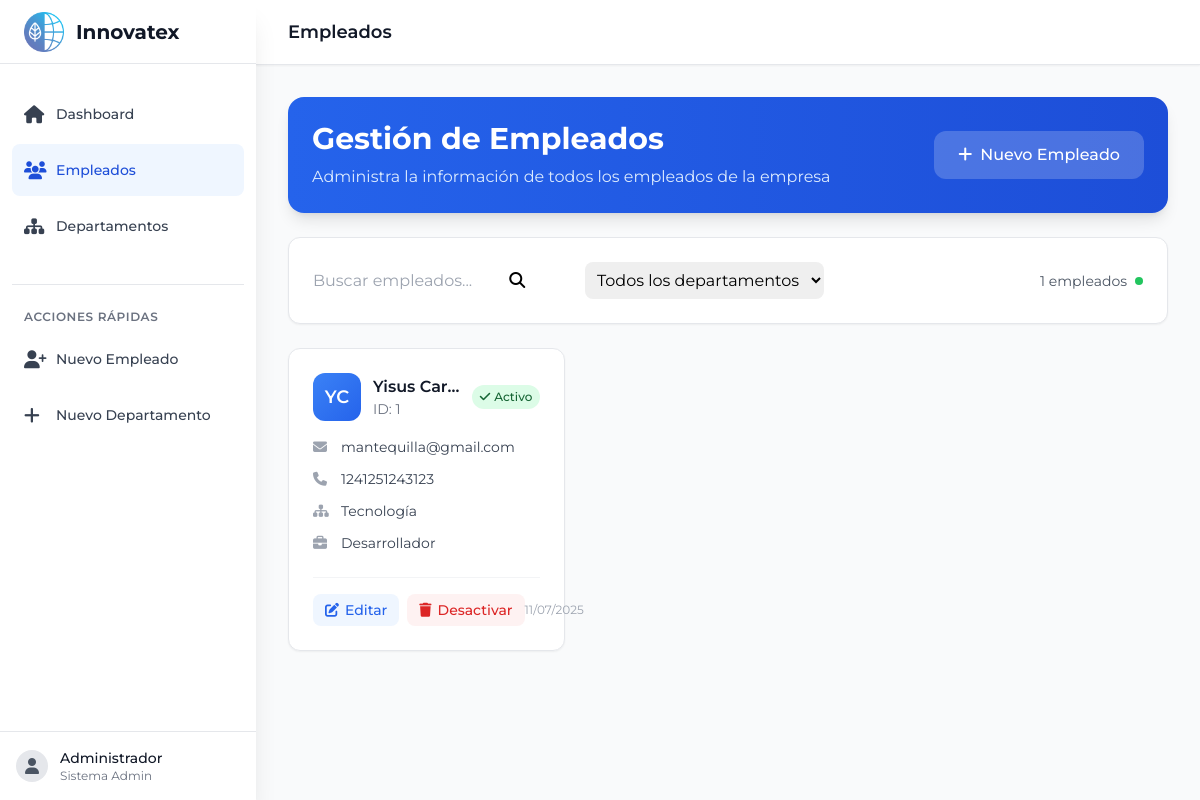
The page /empleados on the database as committed earlier.
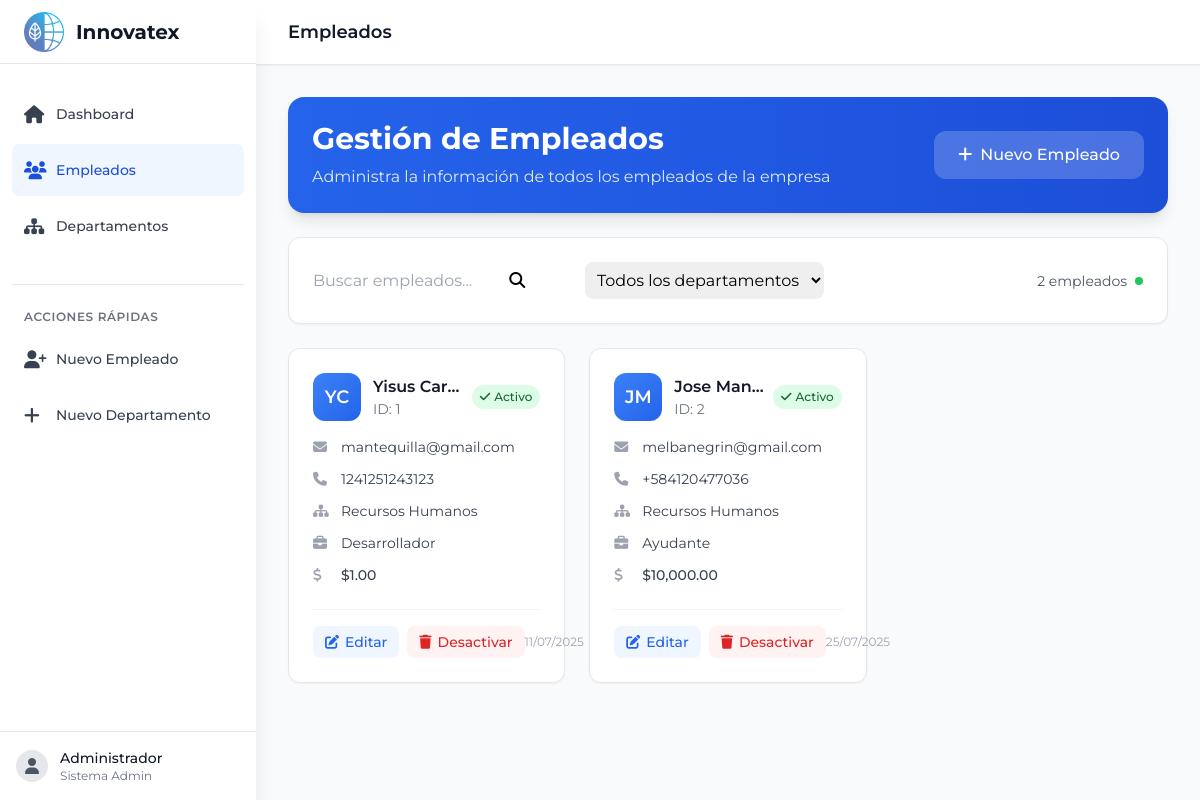
The same page on the database as committed later.
### app.py (models this page shows)
class Empleado(db.Model):
    id = db.Column(db.Integer, primary_key=True)
    nombre = db.Column(db.String(100), nullable=False)
    apellido = db.Column(db.String(100), nullable=False)
    email = db.Column(db.String(120), unique=True, nullable=False)
    telefono = db.Column(db.String(20))
    departamento = db.Column(db.String(50))
    cargo = db.Column(db.String(50))
    salario = db.Column(db.Float)
    fecha_contratacion = db.Column(db.DateTime, default=datetime.utcnow)
    activo = db.Column(db.Boolean, default=True)

### app.py (the view)
@app.route('/empleados')
def empleados():
    empleados = Empleado.query.all()
    return render_template('empleados.html', empleados=empleados)

### templates/empleados.html (shortened to what this page needs)
{% extends "base.html" %}
{% block page_title %}Empleados{% endblock %}
{% block content %}
<div class="space-y-6">
    <div class="bg-gradient-to-r from-primary-600 to-primary-700 rounded-2xl shadow-lg p-4 sm:p-6 text-white relative overflow-hidden animate-scale-in">
        <div class="flex flex-col sm:flex-row items-start sm:items-center justify-between relative z-10 space-y-4 sm:space-y-0">
            <div class="animate-fade-in-left">
                <h1 class="text-2xl sm:text-3xl font-bold mb-2">Gestión de Empleados</h1>
                <p class="text-primary-100 text-sm sm:text-base">Administra la información de todos los empleados de la empresa</p>
            </div>
            <a href="{{ url_for('nuevo_empleado') }}" class="bg-white bg-opacity-20 hover:bg-opacity-30 text-white px-4 sm:px-6 py-2 sm:py-3 rounded-xl transition-all duration-200 font-medium hover-lift btn-press animate-fade-in-right text-sm sm:text-base w-full sm:w-auto text-center">
                <i class="fas fa-plus mr-2"></i>Nuevo Empleado
            </a>
        </div>
    </div>
    <div class="bg-white rounded-xl shadow-sm border border-gray-200 p-4 sm:p-6 hover-lift animate-on-scroll">
        <div class="flex flex-col space-y-4 sm:space-y-0 sm:flex-row sm:items-center sm:justify-between">
            <div class="flex flex-col sm:flex-row items-start sm:items-center space-y-3 sm:space-y-0 sm:space-x-4 w-full sm:w-auto">
                <div class="input-with-icon animate-fade-in-up delay-100 w-full sm:w-64">
                    <input type="text" placeholder="Buscar empleados..." class="form-input">
                    <i class="fas fa-search icon"></i>
                </div>
                <select class="animate-fade-in-up delay-200 w-full sm:w-auto p-2 rounded-lg">
                    <option value="">Todos los departamentos</option>
                </select>
            </div>
            <div class="flex items-center space-x-2 animate-fade-in-up delay-300">
                <span class="text-sm text-gray-600">{{ empleados|length }} empleados</span>
                <div class="w-2 h-2 bg-green-500 rounded-full animate-pulse"></div>
            </div>
        </div>
    </div>
    {% if empleados %}
    <div class="grid grid-cols-1 sm:grid-cols-2 lg:grid-cols-3 gap-4 sm:gap-6">
        {% for empleado in empleados %}
        <div class="bg-white rounded-xl shadow-sm border border-gray-200 p-4 sm:p-6 hover-lift card-stagger animate-on-scroll">
            <div class="flex items-start sm:items-center justify-between mb-4">
                <div class="flex items-center min-w-0 flex-1">
                    <div class="w-10 h-10 sm:w-12 sm:h-12 bg-gradient-to-br from-primary-500 to-primary-600 rounded-xl flex items-center justify-center mr-3 hover-scale flex-shrink-0">
                        <span class="text-white font-semibold text-sm sm:text-lg">
                            {{ empleado.nombre[0] }}{{ empleado.apellido[0] }}
                        </span>
                    </div>
                    <div class="min-w-0 flex-1">
                        <h3 class="font-semibold text-gray-900 text-sm sm:text-base truncate">{{ empleado.nombre }} {{ empleado.apellido }}</h3>
                        <p class="text-xs sm:text-sm text-gray-500">ID: {{ empleado.id }}</p>
                    </div>
                </div>
                <div class="flex items-center space-x-2 flex-shrink-0 ml-2">
                    {% if empleado.activo %}
                        <span class="inline-flex items-center px-2 py-1 rounded-full text-xs font-medium bg-green-100 text-green-800 animate-pulse">
                            <i class="fas fa-check mr-1"></i>Activo
                        </span>
                    {% else %}
                        <span class="inline-flex items-center px-2 py-1 rounded-full text-xs font-medium bg-red-100 text-red-800">
                            <i class="fas fa-times mr-1"></i>Inactivo
                        </span>
                    {% endif %}
                </div>
            </div>
            <div class="space-y-2 sm:space-y-3">
                <div class="flex items-center text-xs sm:text-sm">
                    <i class="fas fa-envelope text-gray-400 w-4 mr-3 flex-shrink-0"></i>
                    <span class="text-gray-700 truncate">{{ empleado.email }}</span>
                </div>
                {% if empleado.telefono %}
                <div class="flex items-center text-xs sm:text-sm">
                    <i class="fas fa-phone text-gray-400 w-4 mr-3 flex-shrink-0"></i>
                    <span class="text-gray-700 truncate">{{ empleado.telefono }}</span>
                </div>
                {% endif %}
                <div class="flex items-center text-xs sm:text-sm">
                    <i class="fas fa-sitemap text-gray-400 w-4 mr-3 flex-shrink-0"></i>
                    <span class="text-gray-700 truncate">{{ empleado.departamento or 'Sin asignar' }}</span>
                </div>
                {% if empleado.cargo %}
                <div class="flex items-center text-xs sm:text-sm">
                    <i class="fas fa-briefcase text-gray-400 w-4 mr-3 flex-shrink-0"></i>
                    <span class="text-gray-700 truncate">{{ empleado.cargo }}</span>
                </div>
                {% endif %}
                {% if empleado.salario %}
                <div class="flex items-center text-xs sm:text-sm">
                    <i class="fas fa-dollar-sign text-gray-400 w-4 mr-3 flex-shrink-0"></i>
                    <span class="text-gray-700 font-medium truncate">${{ "{:,.2f}".format(empleado.salario) }}</span>
                </div>
                {% endif %}
            </div>
            <div class="flex flex-col sm:flex-row sm:items-center sm:justify-between mt-4 sm:mt-6 pt-4 border-t border-gray-100 space-y-3 sm:space-y-0">
                <div class="flex flex-col sm:flex-row items-start sm:items-center space-y-2 sm:space-y-0 sm:space-x-2">
                    <a href="{{ url_for('editar_empleado', id=empleado.id) }}"
                       class="inline-flex items-center px-3 py-1.5 text-xs sm:text-sm font-medium text-primary-600 bg-primary-50 rounded-lg hover:bg-primary-100 transition-colors btn-press w-full sm:w-auto justify-center">
                        <i class="fas fa-edit mr-1.5"></i>Editar
                    </a>
                    {% if empleado.activo %}
                    <form method="POST" action="{{ url_for('eliminar_empleado', id=empleado.id) }}"
                          class="inline w-full sm:w-auto" onsubmit="return confirm('¿Estás seguro de desactivar este empleado?')">
                        <button type="submit" class="inline-flex items-center px-3 py-1.5 text-xs sm:text-sm font-medium text-red-600 bg-red-50 rounded-lg hover:bg-red-100 transition-colors btn-press w-full sm:w-auto justify-center">
                            <i class="fas fa-trash mr-1.5"></i>Desactivar
                        </button>
                    </form>
                    {% endif %}
                </div>
                <div class="text-xs text-gray-400 text-center sm:text-right">
                    {{ empleado.fecha_contratacion.strftime('%d/%m/%Y') if empleado.fecha_contratacion else 'Sin fecha' }}
                </div>
            </div>
        </div>
        {% endfor %}
    </div>
    {% endif %}
</div>
{% endblock %}

### templates/base.html (shortened to what this page needs)
<!DOCTYPE html>
<html lang="es">
<head>
    <script src="https://cdn.tailwindcss.com"></script>
    <link rel="stylesheet" href="https://cdnjs.cloudflare.com/ajax/libs/font-awesome/6.4.0/css/all.min.css">
</head>
<body class="bg-gray-50">
    <div class="flex h-screen">
        <div id="sidebar" class="sidebar-transition fixed inset-y-0 left-0 z-50 w-64 bg-white shadow-xl transform -translate-x-full lg:translate-x-0">
            <div class="flex items-center justify-between h-16 px-4 sm:px-6 border-b border-gray-200">
                <div class="flex items-center">
                    <div class="rounded-lg flex items-center justify-center mr-3">
                        <img src="{{ url_for('static', filename='favicon.png') }}" alt="Logo" class="w-10 h-10">
                    </div>
                    <h1 class="text-lg sm:text-xl font-bold text-gray-900">Innovatex</h1>
                </div>
            </div>
            <nav class="mt-6 px-3 overflow-y-auto h-[calc(100vh-8rem)]">
                <div class="space-y-1">
                    <a href="{{ url_for('index') }}" class="group flex items-center px-3 py-3 text-sm font-medium rounded-lg transition-colors {% if request.endpoint == 'index' %}bg-primary-50 text-primary-700 {% else %}text-gray-700 hover:bg-gray-50 hover:text-gray-900{% endif %}">
                        <i class="fas fa-home mr-3 text-lg w-5"></i>
                        <span class="truncate">Dashboard</span>
                    </a>
                    <a href="{{ url_for('empleados') }}" class="group flex items-center px-3 py-3 text-sm font-medium rounded-lg transition-colors {% if request.endpoint == 'empleados' %}bg-primary-50 text-primary-700 {% else %}text-gray-700 hover:bg-gray-50 hover:text-gray-900{% endif %}">
                        <i class="fas fa-users mr-3 text-lg w-5"></i>
                        <span class="truncate">Empleados</span>
                    </a>
                    <a href="{{ url_for('departamentos') }}" class="group flex items-center px-3 py-3 text-sm font-medium rounded-lg transition-colors {% if request.endpoint == 'departamentos' %}bg-primary-50 text-primary-700 {% else %}text-gray-700 hover:bg-gray-50 hover:text-gray-900{% endif %}">
                        <i class="fas fa-sitemap mr-3 text-lg w-5"></i>
                        <span class="truncate">Departamentos</span>
                    </a>
                </div>
                <div class="mt-8 pt-6 border-t border-gray-200">
                    <div class="px-3 mb-2">
                        <h3 class="text-xs font-semibold text-gray-500 uppercase tracking-wider">Acciones Rápidas</h3>
                    </div>
                    <div class="space-y-1">
                        <a href="{{ url_for('nuevo_empleado') }}" class="group flex items-center px-3 py-3 text-sm font-medium text-gray-700 rounded-lg hover:bg-accent-50 hover:text-accent-700 transition-colors">
                            <i class="fas fa-user-plus mr-3 text-lg w-5"></i>
                            <span class="truncate">Nuevo Empleado</span>
                        </a>
                        <a href="{{ url_for('nuevo_departamento') }}" class="group flex items-center px-3 py-3 text-sm font-medium text-gray-700 rounded-lg hover:bg-accent-50 hover:text-accent-700 transition-colors">
                            <i class="fas fa-plus mr-3 text-lg w-5"></i>
                            <span class="truncate">Nuevo Departamento</span>
                        </a>
                    </div>
                </div>
            </nav>
            <div class="absolute bottom-0 left-0 right-0 p-4 border-t border-gray-200 bg-white">
                <div class="flex items-center">
                    <div class="w-8 h-8 bg-gray-200 rounded-full flex items-center justify-center mr-3">
                        <i class="fas fa-user text-gray-600"></i>
                    </div>
                    <div class="min-w-0 flex-1">
                        <p class="text-sm font-medium text-gray-900 truncate">Administrador</p>
                        <p class="text-xs text-gray-500 truncate">Sistema Admin</p>
                    </div>
                </div>
            </div>
        </div>
        <div class="content-transition flex-1 lg:ml-64 min-w-0">
            <header class="bg-white shadow-sm border-b border-gray-200">
                <div class="flex items-center justify-between h-16 px-4 sm:px-6 lg:px-8">
                    <div class="flex items-center min-w-0 flex-1">
                        <h2 class="text-lg font-semibold text-gray-900 truncate">{% block page_title %}Dashboard{% endblock %}</h2>
                    </div>
                </div>
            </header>
            <main class="p-4 sm:p-6 lg:p-8 min-h-[calc(100vh-4rem)]">
                {% block content %}{% endblock %}
            </main>
        </div>
    </div>
</body>
</html>

### templates/base.html (style rules this page uses)
.sidebar-transition { transition: transform 0.3s cubic-bezier(0.4, 0, 0.2, 1); }
.content-transition { transition: margin-left 0.3s cubic-bezier(0.4, 0, 0.2, 1); }
.animate-fade-in-up { animation: fadeInUp 0.6s ease-out; }
.animate-fade-in-left { animation: fadeInLeft 0.6s ease-out; }
.animate-fade-in-right { animation: fadeInRight 0.6s ease-out; }
.animate-scale-in { animation: scaleIn 0.5s ease-out; }
.animate-pulse { animation: pulse 2s cubic-bezier(0.4, 0, 0.6, 1) infinite; }
.delay-100 { animation-delay: 0.1s; }
.delay-200 { animation-delay: 0.2s; }
.delay-300 { animation-delay: 0.3s; }
.hover-lift { transition: all 0.3s cubic-bezier(0.4, 0, 0.2, 1); }
.hover-scale { transition: all 0.3s cubic-bezier(0.4, 0, 0.2, 1); }
.card-stagger { opacity: 0; animation: fadeInUp 0.6s ease-out forwards; }
html { scroll-behavior: smooth; }
.form-input { @apply w-full px-4 py-3 border border-gray-300 rounded-xl shadow-sm transition-all duration-200; @apply focus:outline-none focus:ring-2 focus:ring-primary-500 focus:border-primary-500; @apply hover:border-gray-400 focus:shadow-lg; }
.input-with-icon { @apply relative; }
.input-with-icon input { @apply pl-12; }
.input-with-icon .icon { @apply absolute left-4 top-1/2 transform -translate-y-1/2 text-gray-400; @apply pointer-events-none transition-colors duration-200; }
.form-input { color: black; }
body { font-family: 'Montserrat', sans-serif; }
* { font-family: inherit; }

Rows that differ between the two databases and show on the page:
changed Empleado "Yisus": departamento "Tecnología" → "Recursos Humanos"; salario (not shown) → "1.00"
added Empleado: nombre "J", apellido "M", nombre "Jose", apellido "Man…", id "2", activo True (drawn), email "melbanegrin@gmail.com", telefono "+584120477036", departamento "Recursos Humanos", cargo "Ayudante", salario "10,000.00", fecha_contratacion "25/07/2025"
Other text that changed with them:
{{ empleados|length }}: "1" → "2"
